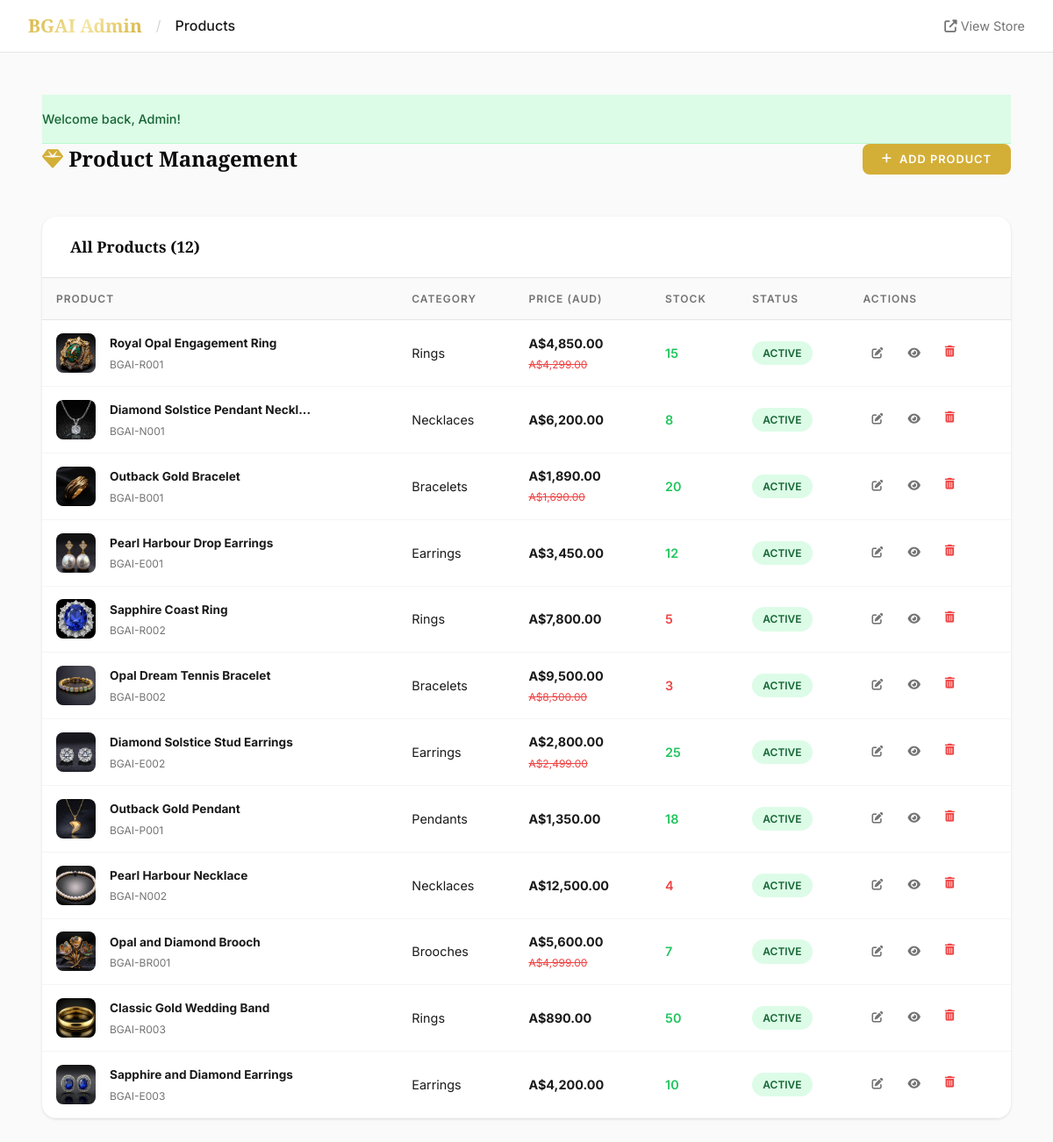
The page /bgai-ecommerce/admin/products.php (signed in) on the database its author committed.
### tables this page shows
CREATE TABLE IF NOT EXISTS products (
    id INT PRIMARY KEY AUTO_INCREMENT,
    name VARCHAR(255) NOT NULL,
    slug VARCHAR(255) NOT NULL UNIQUE,
    description TEXT,
    short_description VARCHAR(500),
    sku VARCHAR(50) UNIQUE,
    category_id INT,
    collection_id INT,
    base_price DECIMAL(12, 2) NOT NULL,
    sale_price DECIMAL(12, 2),
    weight_grams DECIMAL(8, 2),
    material VARCHAR(255),
    gemstone VARCHAR(255),
    metal_type ENUM('Gold', 'Silver', 'Platinum', 'Rose Gold', 'White Gold') DEFAULT 'Gold',
    metal_purity VARCHAR(50),
    dimensions VARCHAR(255),
    stock_quantity INT DEFAULT 0,
    low_stock_threshold INT DEFAULT 5,
    is_featured BOOLEAN DEFAULT FALSE,
    is_bestseller BOOLEAN DEFAULT FALSE,
    is_new_arrival BOOLEAN DEFAULT FALSE,
    status ENUM('active', 'inactive', 'draft') DEFAULT 'draft',
    meta_title VARCHAR(255),
    meta_description TEXT,
    created_at TIMESTAMP DEFAULT CURRENT_TIMESTAMP,
    updated_at TIMESTAMP DEFAULT CURRENT_TIMESTAMP ON UPDATE CURRENT_TIMESTAMP,
    FOREIGN KEY (category_id) REFERENCES categories(id) ON DELETE SET NULL,
    FOREIGN KEY (collection_id) REFERENCES collections(id) ON DELETE SET NULL
);

CREATE TABLE IF NOT EXISTS categories (
    id INT PRIMARY KEY AUTO_INCREMENT,
    name VARCHAR(100) NOT NULL,
    slug VARCHAR(100) NOT NULL UNIQUE,
    description TEXT,
    image VARCHAR(255),
    sort_order INT DEFAULT 0,
    status ENUM('active', 'inactive') DEFAULT 'active',
    created_at TIMESTAMP DEFAULT CURRENT_TIMESTAMP,
    updated_at TIMESTAMP DEFAULT CURRENT_TIMESTAMP ON UPDATE CURRENT_TIMESTAMP
);

### bgai-ecommerce/config/app.php (called while the page is built, shortened)
<?php
require_once __DIR__ . '/../includes/functions.php';
function getFlash() {
    if (isset($_SESSION['flash'])) {
        $flash = $_SESSION['flash'];
        return $flash;
    }
    return null;
}
?>

### bgai-ecommerce/includes/functions.php (called while the page is built, shortened)
<?php
function formatPrice($amount, $currencyCode = null) {
    $currencyCode = $currencyCode ?? $_SESSION['currency_code'] ?? DEFAULT_CURRENCY;
    $symbols = json_decode(CURRENCY_SYMBOLS, true);
    $symbol = $symbols[$currencyCode] ?? '$';
    return $symbol . number_format($amount, 2);
}
function e($string) {
    return htmlspecialchars($string ?? '', ENT_QUOTES, 'UTF-8');
}
function truncateText($text, $length = 100) {
    if (strlen($text) <= $length) return $text;
    return substr($text, 0, $length) . '...';
}
?>

### bgai-ecommerce/admin/products.php (the view, shortened to what this page needs)
<?php
require_once __DIR__ . '/../config/app.php';
$db = db();
$message = '';
$products = $db->query("SELECT p.*, c.name as category_name, col.name as collection_name,
    (SELECT image_path FROM product_images WHERE product_id = p.id AND is_primary = 1 LIMIT 1) as primary_image
    FROM products p
    LEFT JOIN categories c ON p.category_id = c.id
    LEFT JOIN collections col ON p.collection_id = col.id
    ORDER BY p.created_at DESC")->fetchAll();
$flash = getFlash();
?>
<!DOCTYPE html>
<html lang="en">
<head>
    <link rel="stylesheet" href="https://cdnjs.cloudflare.com/ajax/libs/font-awesome/6.5.1/css/all.min.css">
    <link rel="stylesheet" href="<?php echo APP_URL; ?>/assets/css/style.css">
</head>
<body>
    <header style="background:var(--white); border-bottom:1px solid var(--gray-200); padding:0 var(--space-xl); height:60px; display:flex; align-items:center; justify-content:space-between; position:sticky; top:0; z-index:200;">
        <div style="display:flex; align-items:center; gap:var(--space-md);">
            <a href="index.php" style="font-family:var(--font-heading); font-size:1.3rem; font-weight:700; background:var(--gold-gradient); -webkit-background-clip:text; -webkit-text-fill-color:transparent; background-clip:text;">BGAI Admin</a>
            <span style="color:var(--gray-300);">/</span>
            <span style="font-weight:500;">Products</span>
        </div>
        <a href="<?php echo APP_URL; ?>" target="_blank" style="color:var(--gray-500); font-size:0.9rem;"><i class="fas fa-external-link-alt"></i> View Store</a>
    </header>
    <div class="admin-layout">
        <div class="admin-content">
            <?php if ($flash || $message): ?>
                <?php $msgType = isset($flash) ? $flash['type'] : (strpos($message, 'error') !== false || strpos($message, 'Database') !== false ? 'error' : 'success'); ?>
                <div class="flash-message flash-<?php echo $msgType; ?>">
                    <?php echo e($flash['message'] ?? $message); ?>
                </div>
            <?php endif; ?>
            <div class="admin-page-header">
                <h1><i class="fas fa-gem" style="color:var(--gold);"></i> Product Management</h1>
                <button class="btn btn-primary btn-sm" onclick="document.getElementById('productForm').style.display = document.getElementById('productForm').style.display === 'none' ? 'block' : 'none'; document.getElementById('productForm').scrollIntoView({behavior:'smooth'});">
                    <i class="fas fa-plus"></i> Add Product
                </button>
            </div>
            <div class="admin-table-container">
                <div class="admin-table-header">
                    <h2>All Products (<?php echo count($products); ?>)</h2>
                </div>
                <table class="admin-table">
                    <thead>
                        <tr>
                            <th>Product</th>
                            <th>Category</th>
                            <th>Price (AUD)</th>
                            <th>Stock</th>
                            <th>Status</th>
                            <th>Actions</th>
                        </tr>
                    </thead>
                    <tbody>
                        <?php foreach ($products as $p): ?>
                            <tr>
                                <td>
                                    <div class="product-cell">
                                        <div class="product-thumb">
                                            <?php if ($p['primary_image']): ?>
                                                <img src="<?php echo APP_URL; ?>/<?php echo e($p['primary_image']); ?>" alt="">
                                            <?php else: ?>
                                                <div class="product-placeholder"><i class="fas fa-gem"></i></div>
                                            <?php endif; ?>
                                        </div>
                                        <div>
                                            <strong style="font-size:0.85rem;"><?php echo e(truncateText($p['name'], 30)); ?></strong>
                                            <br><small style="color:var(--gray-500);"><?php echo e($p['sku']); ?></small>
                                        </div>
                                    </div>
                                </td>
                                <td><?php echo e($p['category_name'] ?? '—'); ?></td>
                                <td>
                                    <strong><?php echo formatPrice($p['base_price']); ?></strong>
                                    <?php if ($p['sale_price']): ?>
                                        <br><small style="color:var(--danger); text-decoration:line-through;"><?php echo formatPrice($p['sale_price']); ?></small>
                                    <?php endif; ?>
                                </td>
                                <td>
                                    <span style="color:<?php echo $p['stock_quantity'] <= 5 ? 'var(--danger)' : 'var(--success)'; ?>; font-weight:600;">
                                        <?php echo $p['stock_quantity']; ?>
                                    </span>
                                </td>
                                <td><span class="order-status status-<?php echo $p['status'] === 'active' ? 'delivered' : ($p['status'] === 'draft' ? 'pending' : 'cancelled'); ?>"><?php echo ucfirst($p['status']); ?></span></td>
                                <td>
                                    <div class="admin-actions">
                                        <a href="?edit=<?php echo $p['id']; ?>" title="Edit"><i class="fas fa-edit"></i></a>
                                        <a href="<?php echo APP_URL; ?>/product.php?slug=<?php echo e($p['slug']); ?>" title="View" target="_blank"><i class="fas fa-eye"></i></a>
                                        <form method="POST" style="display:inline;" onsubmit="return confirm('Delete this product?');">
                                            <button type="submit" style="color:var(--danger);" title="Delete"><i class="fas fa-trash-alt"></i></button>
                                        </form>
                                    </div>
                                </td>
                            </tr>
                        <?php endforeach; ?>
                    </tbody>
                </table>
            </div>
        </div>
    </div>
</body>
</html>

### rows shown on the page
products: shows a picture, name "Royal Opal Engagement Ring", sku "BGAI-R001", category.name "Rings", base_price "A$4,850.00", sale_price "A$4,299.00", stock_quantity "15", status "ACTIVE"
products: shows a picture, name "Diamond Solstice Pendant Neckl...", sku "BGAI-N001", category.name "Necklaces", base_price "A$6,200.00", stock_quantity "8", status "ACTIVE"
products: shows a picture, name "Outback Gold Bracelet", sku "BGAI-B001", category.name "Bracelets", base_price "A$1,890.00", sale_price "A$1,690.00", stock_quantity "20", status "ACTIVE"
products: shows a picture, name "Pearl Harbour Drop Earrings", sku "BGAI-E001", category.name "Earrings", base_price "A$3,450.00", stock_quantity "12", status "ACTIVE"
products: shows a picture, name "Sapphire Coast Ring", sku "BGAI-R002", category.name "Rings", base_price "A$7,800.00", stock_quantity "5", status "ACTIVE"
products: shows a picture, name "Opal Dream Tennis Bracelet", sku "BGAI-B002", category.name "Bracelets", base_price "A$9,500.00", sale_price "A$8,500.00", stock_quantity "3", status "ACTIVE"
products: shows a picture, name "Diamond Solstice Stud Earrings", sku "BGAI-E002", category.name "Earrings", base_price "A$2,800.00", sale_price "A$2,499.00", stock_quantity "25", status "ACTIVE"
products: shows a picture, name "Outback Gold Pendant", sku "BGAI-P001", category.name "Pendants", base_price "A$1,350.00", stock_quantity "18", status "ACTIVE"
products: shows a picture, name "Pearl Harbour Necklace", sku "BGAI-N002", category.name "Necklaces", base_price "A$12,500.00", stock_quantity "4", status "ACTIVE"
products: shows a picture, name "Opal and Diamond Brooch", sku "BGAI-BR001", category.name "Brooches", base_price "A$5,600.00", sale_price "A$4,999.00", stock_quantity "7", status "ACTIVE"
products: shows a picture, name "Classic Gold Wedding Band", sku "BGAI-R003", category.name "Rings", base_price "A$890.00", stock_quantity "50", status "ACTIVE"
products: shows a picture, name "Sapphire and Diamond Earrings", sku "BGAI-E003", category.name "Earrings", base_price "A$4,200.00", stock_quantity "10", status "ACTIVE"

### other values the page prints
$flash['message'] "Welcome back, Admin!"
count($products) "12"
